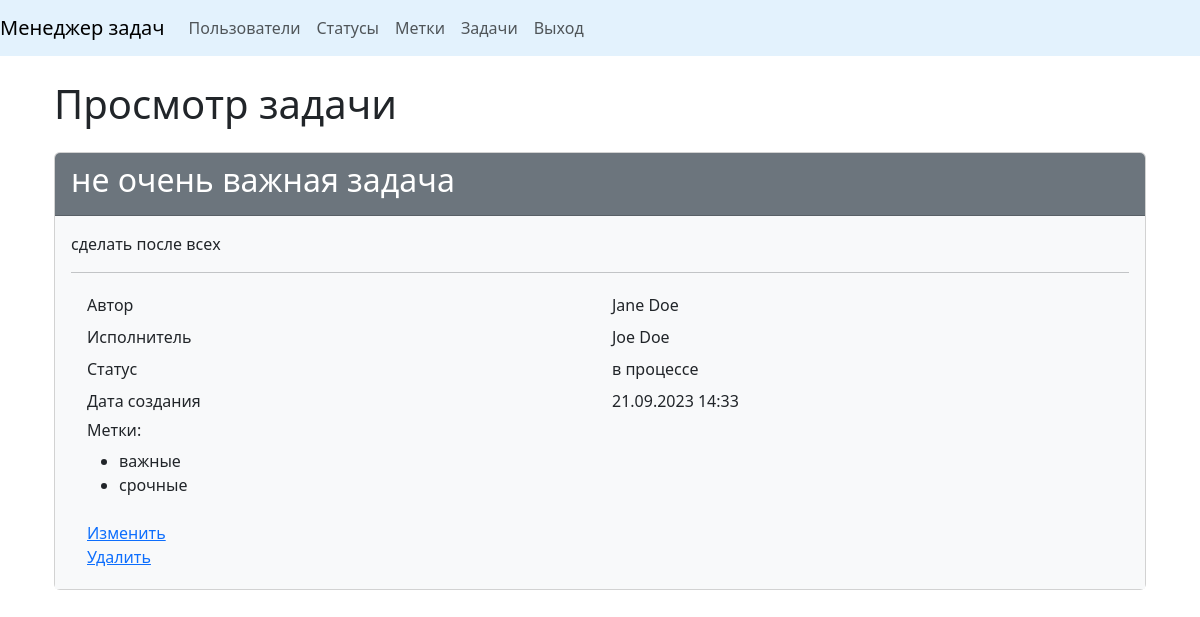
Before: /tasks/2/ (signed in) with the older database file.
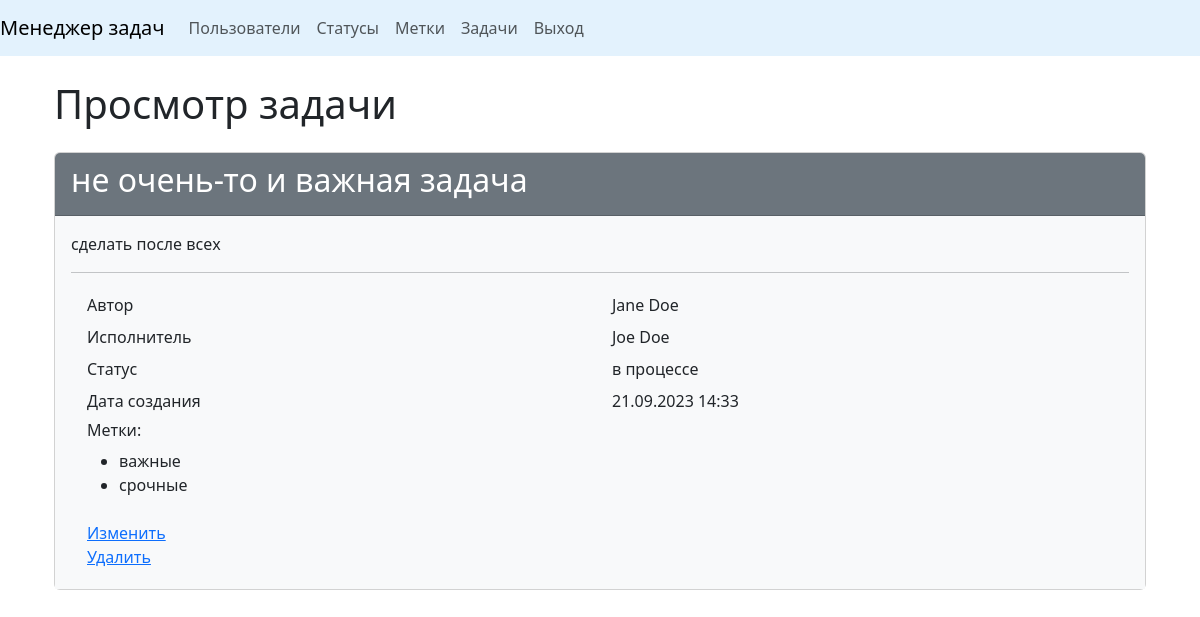
After: the same page with the newer database file.
### task_manager/tasks/models.py (models this page shows, shortened)
class Task(models.Model):
    name = models.CharField(max_length=150, blank=False,
                            verbose_name=_('Name'))
    description = models.TextField(blank=True,
                                   verbose_name=_('Description'))
    date_created = models.DateTimeField(auto_now_add=True,
                                        verbose_name=_('Creation date'))
    executor = models.ForeignKey(User, on_delete=models.CASCADE,
                                 blank=True, null=True,
                                 default='', related_name='executors',
                                 verbose_name=_('Executor'))
    author = models.ForeignKey(User, on_delete=models.PROTECT,
                               blank=False, related_name='authors',
                               verbose_name=_('Author'))
    status = models.ForeignKey(Status, on_delete=models.PROTECT,
                               blank=False, related_name='statuses',
                               verbose_name=_('Status'))
    labels = models.ManyToManyField(Label, through='Connection',
                                    through_fields=('task', 'label'),
                                    blank=True, related_name='labels',
                                    verbose_name=_('Labels'))
    class Meta:
        verbose_name = _('Task')
        verbose_name_plural = _('Tasks')

### task_manager/users/models.py (models this page shows)
class User(AbstractUser):
    def __str__(self):
        return self.get_full_name()
    class Meta:
        verbose_name = _('User')
        verbose_name_plural = _('Users')

### task_manager/statuses/models.py (models this page shows)
class Status(models.Model):
    name = models.CharField(
        max_length=150,
        unique=True,
        blank=False,
        verbose_name=_('Name'),
    )
    date_created = models.DateTimeField(
        auto_now_add=True,
        verbose_name=_('Creation date')
    )
    def __str__(self):
        return self.name
    class Meta:
        verbose_name = _('Status')
        verbose_name_plural = _('Statuses')

### task_manager/tasks/views.py (the view)
# urls.py: path('<int:pk>/', TaskDetailView.as_view(), name='task'),
class TaskDetailView(UserLoginRequiredMixin,
                     SuccessMessageMixin, DetailView):
    model = Task
    template_name = "tasks/task.html"
    context_object_name = "task"
    labels = Label.objects.all()
    extra_context = {'title': _('Task view'),
                     'btn_update': _('Update'),
                     'btn_delete': _('Delete'),
                     'labels': labels
                     }

### task_manager/mixins.py (called while the page is built)
    def dispatch(self, request, *args, **kwargs):
        if not request.user.is_authenticated:
            messages.error(request, self.auth_message)
            return redirect(reverse_lazy('login'))
        return super().dispatch(request, *args, **kwargs)

### task_manager/templates/tasks/task.html (shortened to what this page needs)
{% extends 'base.html' %}
{% load django_bootstrap5 %}
{% load i18n %}
{% block content %}
<div class="container wrapper flex-grow-1">
<h1 class="my-4">{% trans 'Task view' %}</h1>
<div class="card">
  <div class="card-header bg-secondary text-white">
    <h2>{{ task.name }}</h2>
  </div>
  <div class="card-body bg-light">
    <p>{{ task.description }}</p>
    <hr>
    <div class="container">
      <div class="row p-1">
        <div class="col">{% trans 'Author' %}</div>
        <div class="col">{{ task.author }}</div>
      </div>
      <div class="row p-1">
        <div class="col">{% trans 'Executor' %}</div>
        <div class="col">{{ task.executor }}</div>
      </div>
      <div class="row p-1">
        <div class="col">{% trans 'Status' %}</div>
        <div class="col">{{ task.status }}</div>
      </div>
      <div class="row p-1">
        <div class="col">{% trans 'Creation date' %}</div>
        <div class="col">{{ task.date_created|date:"d.m.Y H:i" }}</div>
      </div>
      <div class="row p-1">
        <div class="col"><h6>{% trans 'Labels' %}:</h6>
          <ul>
              {% for label in task.labels.all %}
                  <li>{{ label.name }}</li>
              {% endfor %}
          </ul>
        </div>
      </div>
      <div class="row p-1">
        <div class="col">
          <a href="{% url 'update_task' task.id %}">{% trans 'Update' %}</a>
            <br>
          <a href="{% url 'delete_task' task.id %}">{% trans 'Delete' %}</a>
        </div>
      </div>
    </div>
  </div>
</div>
{% endblock %}

Changed rows visible on the page:
changed Task "сделать после всех": name "не очень важная задача" → "не очень-то и важная задача"
